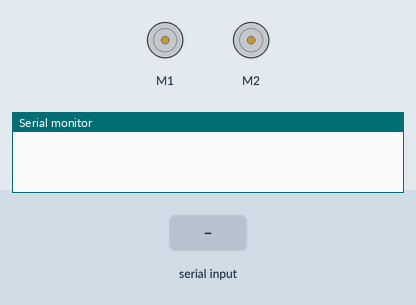
Simulated run of this sketch. Board: Arduino Nano, built with avr-gcc and run on an emulated ATmega328P. Shown: 2 × DC motor (green arrow = forward, orange = backward, longer = faster), the last lines printed to the serial monitor. The test bench sets the inputs (shaded band).

Above: at 1.2 s.
1.3 s: "f\n" received over Serial
At 2.5 s:
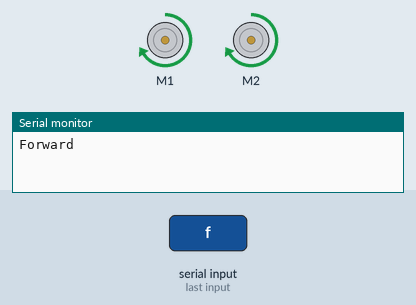
2.8 s: "b\n" received over Serial
At 3.7 s:
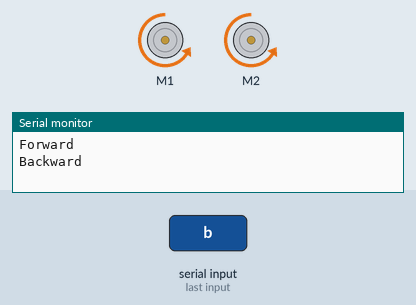
4.3 s: "l\n" received over Serial
At 4.8 s:
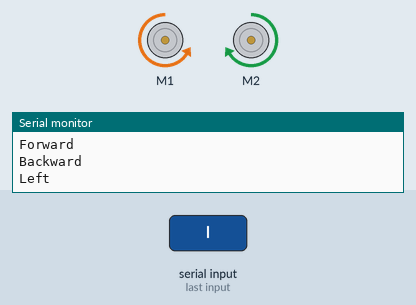
5.8 s: "r\n" received over Serial
At 7.2 s:
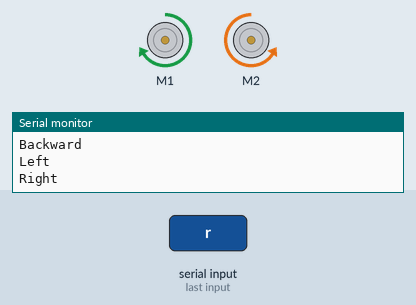
Timing chart, 0 to 8.3 s (numbered marks = the images above; inputs shaded):
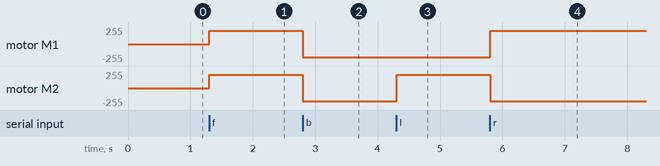

Measured:
- after the input at 1.3 s, motor M1, motor M2: stopped → forward 199/255 at once
- after the input at 2.8 s, motor M1, motor M2: forward 199/255 → backward 199/255 at once
- after the input at 4.3 s, motor M2: backward 199/255 → forward 199/255 at once
- after the input at 5.8 s, motor M1: backward 199/255 → forward 199/255 at once; motor M2: forward 199/255 → backward 199/255 at once

The sketch:

Manual_mode_test.ino
```cpp
// Import The redbot h file
#include <RedBot.h>
// Define a macro for speed to simplify changing
// the speed of the robot wihin the code
#define SPEED 200
// Define a macro for the value of the proximity sensor reading when
// it detects a white trace
#define WHITE 10

RedBotSensor Right_IR = RedBotSensor(A6);
RedBotSensor Left_IR = RedBotSensor(A7);
// intiate Motors
RedBotMotors motors;

void setup() {
  // put your setup code here, to run once:
  // Make sure that the robot is stopped when the code runs for the first time
  motors.stop();
  // Start a serial connection with baud rate 9600
  Serial.begin(9600);

}

void loop() {
  // put your main code here, to run repeatedly:
  // this part check if there is a message on the serial connection
  if (Serial.available() > 0) {
    // Read the message till you find '\n'
    String data = Serial.readStringUntil('\n');
    // if the received message is "f" move forward
    if (data == "f"){
      forward();
      // Print Forward on the monitor, this was used as a check to make sure that
      // the forward command was successfully ran
      Serial.write("Forward\n");
    }
    // if the received message is "b" move backwards
    else if(data == "b"){
      backward();
      Serial.write("Backward\n");
    }
    // if the received message is "l" turn left
    else if(data == "l"){
      rotate_left();
      Serial.write("Left\n");
    }
    // if the received message is "r" turn right
    else if(data == "r"){
      rotate_right();
      Serial.write("Right\n");
    }
    // if the received message is "s" stop
    else if(data == "s"){
      motors.stop();
      Serial.write("Stop\n");
    }
  }
}

// This function moves the robot forward
void forward(){
  motors.rightMotor(SPEED);
  motors.leftMotor(-SPEED);
}

// This function moves the robot backwards
void backward(){
  motors.rightMotor(-SPEED);
  motors.leftMotor(SPEED);
}

// This function uses the pivot command from the redbot library to
// rotate the robot to the left
void rotate_left(){
  motors.pivot(-SPEED);
}

// This function uses the pivot command from the redbot library to
// rotate the robot to the right
void rotate_right(){
  motors.pivot(SPEED);
}
```
